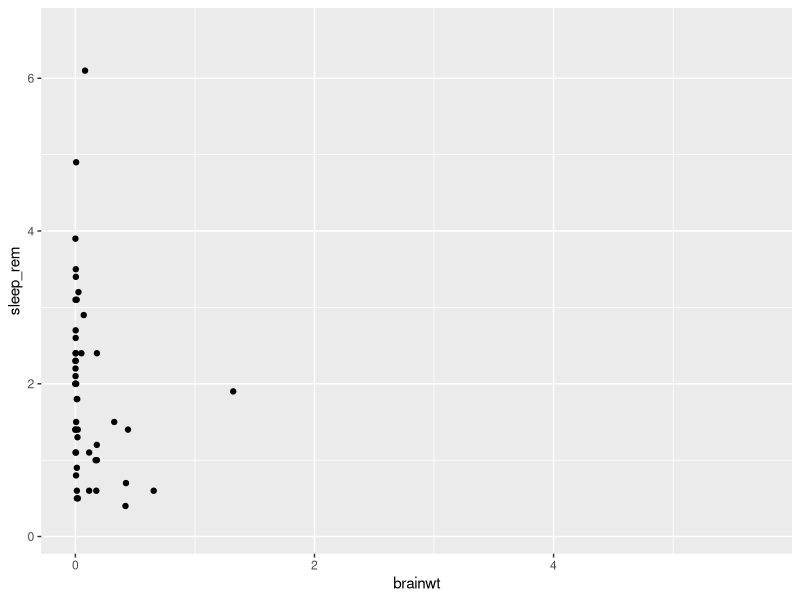
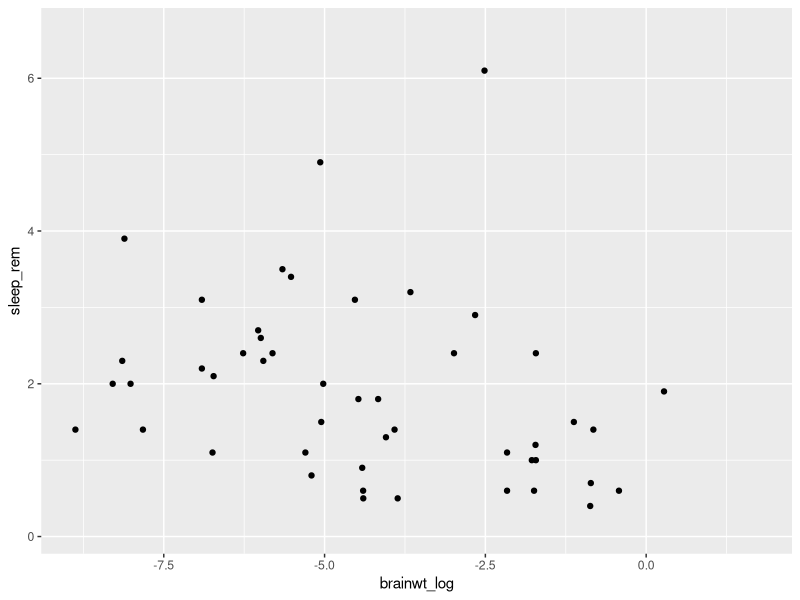
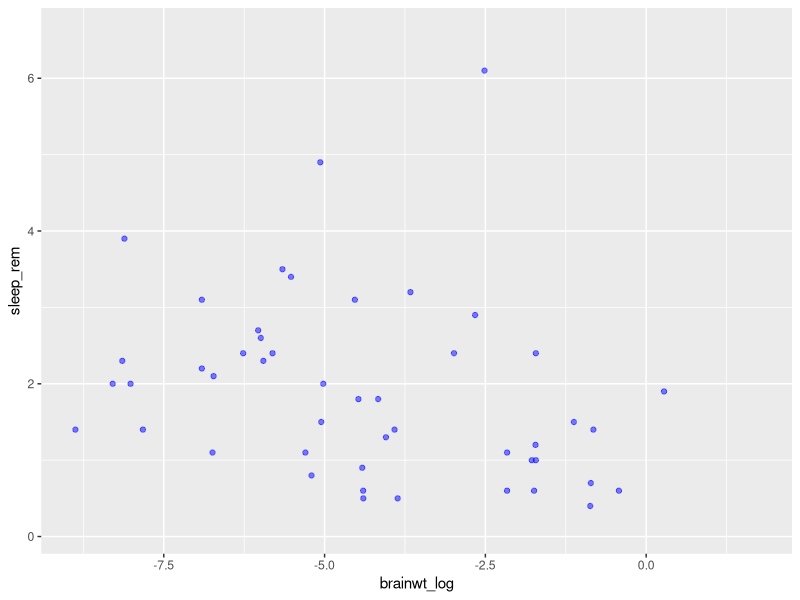
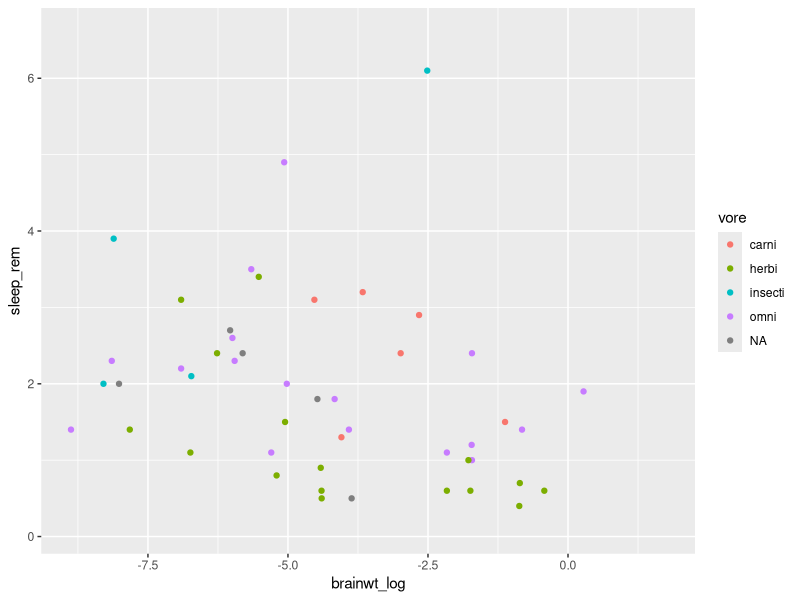
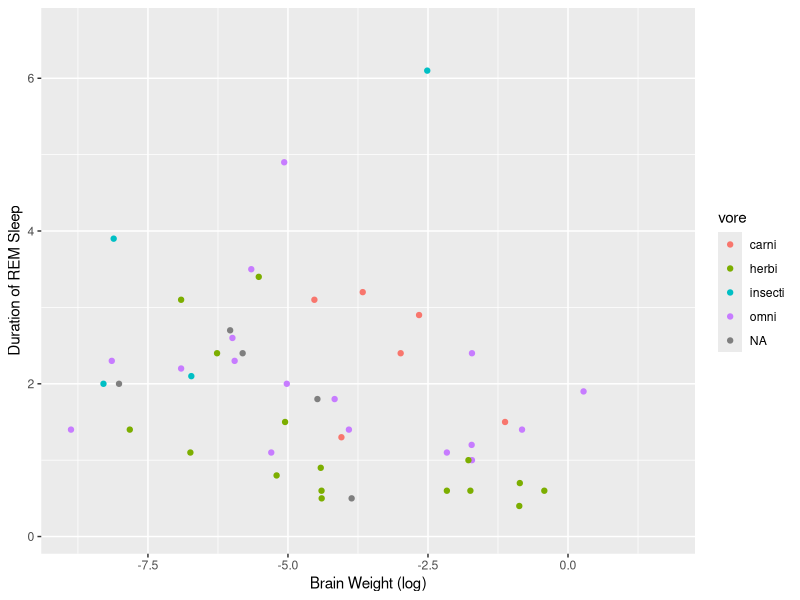

These charts were generated, in order, by the following R code:
## ---- chunk 1
library(ggplot2)
library(tidyverse)
## ---- chunk 2
head(msleep)
## ---- chunk 3
my_plot <- ggplot(data = msleep, aes(x = brainwt, y = sleep_rem))
## ---- chunk 4
my_plot + geom_point()
## ---- chunk 5
msleep2 <- msleep %>% mutate(brainwt_log = log(brainwt))
ggplot(msleep2, aes(x = brainwt_log, y = sleep_rem)) + geom_point()
## ---- chunk 6
ggplot(data = msleep2, aes(x = brainwt_log, y = sleep_rem)) +
    geom_point(alpha = 0.5, color = "blue")
## ---- chunk 7
ggplot(msleep2, aes(x = brainwt_log, y = sleep_rem, color = vore)) + 
  geom_point()
## ---- chunk 8
ggplot(msleep2, aes(x = brainwt_log, y = sleep_rem, color = vore)) + 
  geom_point() + 
  labs(x = "Brain Weight (log)", 
       y = "Duration of REM Sleep")
